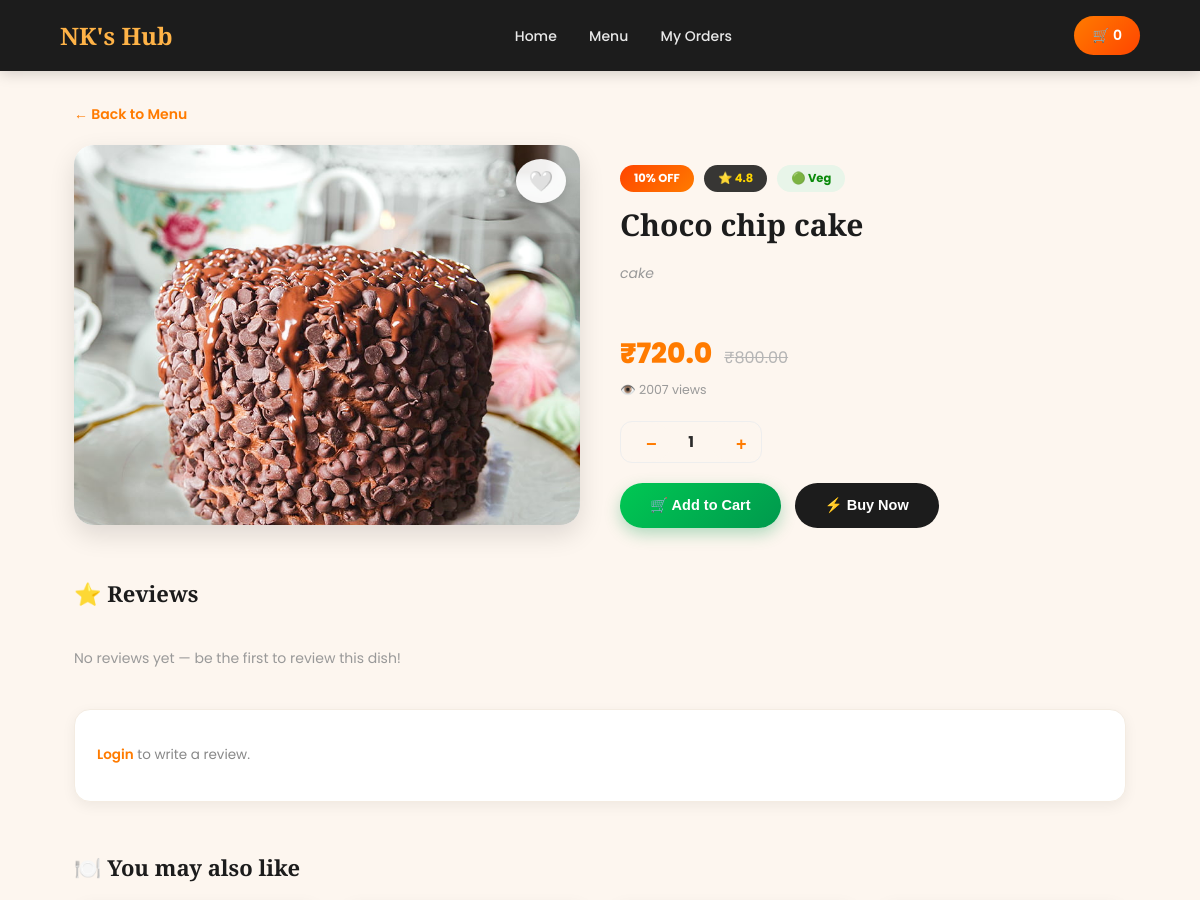
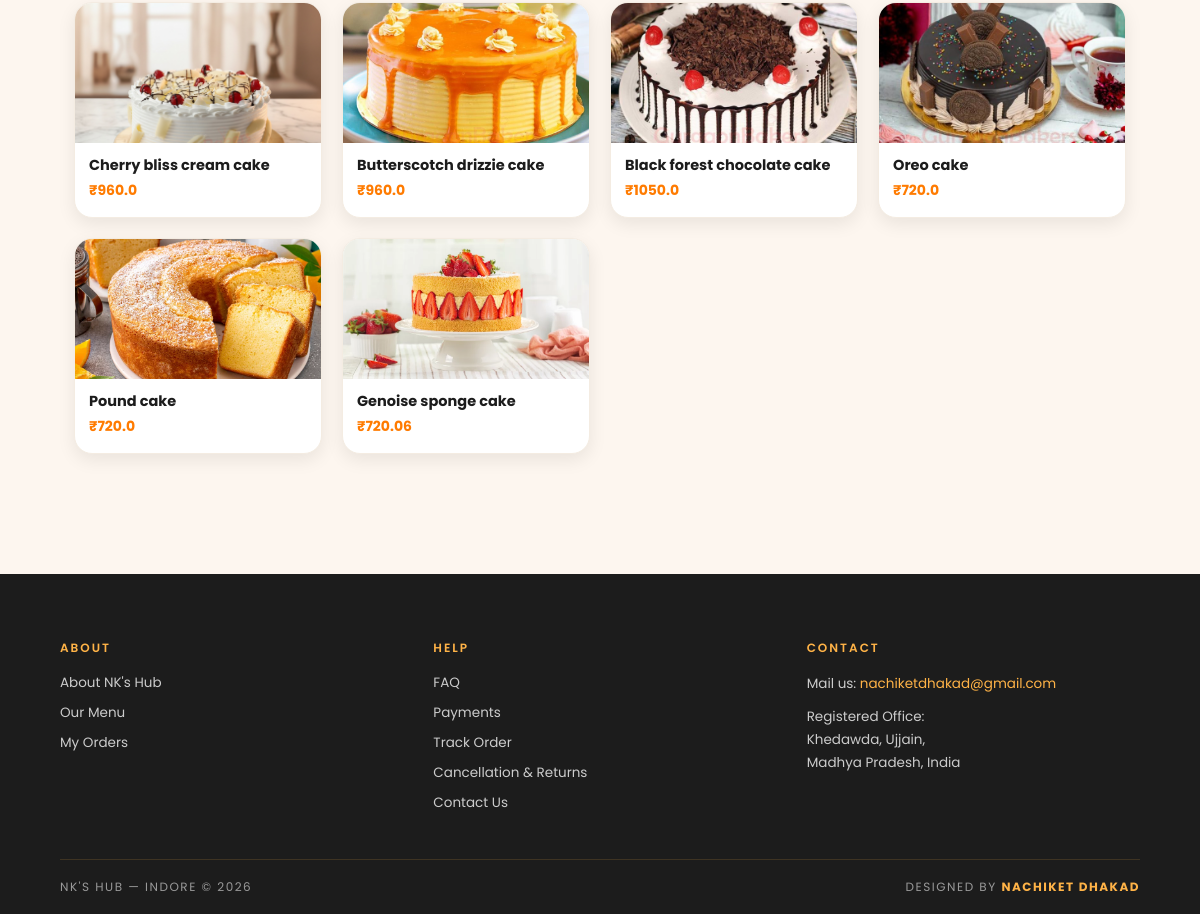
/food/2/, run on the app's committed database (2 pictures, top to bottom).
### food/models.py (models this page shows, shortened)
class FoodItem(models.Model):
    CATEGORY_CHOICES = [
    ('burger', 'Burgers'),
    ('pizza', 'Pizza'),
    ('chinese', 'Chinese'),
    ('drink', 'Drinks'),
    ('desserts', 'Desserts'),
    ('rajasthani', 'Rajasthani'),
    ('hot-drinks', 'Hot Drinks'),
    ('cake', 'Cake'),
    ('icecream','icecream'),
    ('sweets', 'Sweets'),
]
    name = models.CharField(max_length=100)
    description = models.TextField(blank=True, null=True)
    price = models.DecimalField(max_digits=6, decimal_places=2, default=0)
    image = models.ImageField(upload_to='food/', blank=True, null=True)
    category = models.CharField(
        max_length=30,
        choices=CATEGORY_CHOICES,
        blank=True,
        null=True,
    )
    preferences = models.ManyToManyField(Preference, blank=True, related_name='food_items')
    ...
    discount = models.PositiveIntegerField(default=0, help_text="Discount % (e.g. 20)")
    rating = models.DecimalField(max_digits=2, decimal_places=1, default=0.0, help_text="e.g. 4.3")
    views = models.PositiveIntegerField(default=0, help_text="Admin se manually bhi edit ho sakta hai")
    is_popular = models.BooleanField(default=False, help_text="Show in Popular Right Now section")
    def discounted_price(self):
        if self.discount:
            return round(float(self.price) * (100 - self.discount) / 100, 2)
        return self.price
    @property
    def is_nonveg(self):
        return self.preferences.filter(slug='nonveg').exists()

### food/views.py (the view, shortened to what this page needs)
# urls.py: path('food/<int:pk>/', views.food_detail, name='food_detail'),
def food_detail(request, pk):
    item = get_object_or_404(FoodItem, pk=pk)
    item.views += 1
    item.save(update_fields=['views'])
    reviews = item.reviews.all().order_by('-created_at')
    gallery_images = item.images.all()
    avg_rating = item.rating
    related_items = FoodItem.objects.filter(category=item.category).exclude(pk=item.pk)[:6]
    cart = request.session.get('cart', {})
    cart_count = sum(cart.values())
    user_fav_ids = []
    if request.user.is_authenticated:
        user_fav_ids = list(
            Favourite.objects.filter(user=request.user).values_list('food_item_id', flat=True)
        )
    return render(request, 'food/food_detail.html', {
        'item': item,
        'reviews': reviews,
        'gallery_images': gallery_images,
        'avg_rating': avg_rating,
        'related_items': related_items,
        'cart_count': cart_count,
        'user_fav_ids': user_fav_ids,
    })

### food/templates/food/food_detail.html (shortened to what this page needs)
{% load static %}
<!DOCTYPE html>
<html lang="en">
<head>
  <link rel="stylesheet" href="{% static 'food/style.css' %}">
</head>
<body>
  <header class="navbar">
    <a href="/" class="logo">NK's Hub</a>
    <nav>
      <a href="/">Home</a>
      <a href="/menu/">Menu</a>
      <a href="{% url 'my_orders' %}">My Orders</a>
    </nav>
    <a href="{% url 'cart' %}" class="cart-indicator">🛒 <span id="cart-count">{{ cart_count }}</span></a>
  </header>
  <div class="page-wrap">
    <a href="{% url 'menu' %}" class="back-link">&larr; Back to Menu</a>
    <div class="detail-grid">
      <div>
        <div class="gallery-main">
          {% if item.image %}
            <img id="main-img" src="{{ item.image.url }}" alt="{{ item.name }}">
          {% endif %}
          <button type="button"
                  id="favHeartBtn"
                  class="fav-heart-btn"
                  onclick="toggleFav({{ item.id }}, this)">
            <span id="favHeartIcon">{% if item.id in user_fav_ids %}❤️{% else %}🤍{% endif %}</span>
          </button>
        </div>
      </div>
      <div class="info-col">
        <div class="info-badges">
          {% if item.discount %}<span class="badge discount">{{ item.discount }}% OFF</span>{% endif %}
          {% if avg_rating %}<span class="badge rating">⭐ {{ avg_rating }}</span>{% endif %}
          {% if item.is_nonveg %}
            <span class="badge nonveg">🔴 Non-Veg</span>
          {% else %}
            <span class="badge veg">🟢 Veg</span>
          {% endif %}
        </div>
        <h1>{{ item.name }}</h1>
        <p class="tagline">{{ item.category }}</p>
        <div class="price-block">
          {% if item.discount %}
            <span class="now">₹{{ item.discounted_price }}</span>
            <span class="old">₹{{ item.price }}</span>
          {% else %}
            <span class="now">₹{{ item.price }}</span>
          {% endif %}
        </div>
        <div class="views-line">👁️ {{ item.views }} views</div>
        <div class="qty-row">
          <div class="qty-box">
            <button type="button" onclick="changeQty(-1)">−</button>
            <span id="qty-val">1</span>
            <button type="button" onclick="changeQty(1)">+</button>
          </div>
        </div>
        <div class="action-row">
          <button type="button" class="btn-add-cart" onclick="addToCartAjax({{ item.id }}, this)">🛒 Add to Cart</button>
          <form method="POST" action="{% url 'buy_now' item.id %}" style="margin:0;">
            <button type="submit" class="btn-buy-now">⚡ Buy Now</button>
          </form>
        </div>
      </div>
    </div>
    <h2 class="section-title">⭐ Reviews</h2>
    {% for r in reviews %}
      <div class="review-card">
        <div class="review-top">
          <span class="review-user">{{ r.user.username }}</span>
          <span class="review-rating">⭐ {{ r.rating }}/5</span>
        </div>
        <div class="review-comment">{{ r.comment }}</div>
      </div>
    {% empty %}
      <div class="no-reviews">No reviews yet — be the first to review this dish!</div>
    {% endfor %}
    <div class="review-form">
      {% if user.is_authenticated %}
        <form method="POST">
          {% csrf_token %}
          <select name="rating" required>
            <option value="">Select rating</option>
            <option value="5">⭐⭐⭐⭐⭐ Excellent</option>
            <option value="4">⭐⭐⭐⭐ Good</option>
            <option value="3">⭐⭐⭐ Average</option>
            <option value="2">⭐⭐ Poor</option>
            <option value="1">⭐ Terrible</option>
          </select>
          <textarea name="comment" placeholder="Share your experience..." required></textarea>
          <button type="submit" name="submit_review" value="1">Submit Review</button>
        </form>
      {% else %}
        <p class="login-to-review">
          <a href="{% url 'login' %}?next={{ request.path }}">Login</a> to write a review.
        </p>
      {% endif %}
    </div>
    {% if related_items %}
    <h2 class="section-title">🍽️ You may also like</h2>
    <div class="related-grid">
      {% for rel in related_items %}
        <a href="{% url 'food_detail' rel.id %}" class="related-card">
          {% if rel.image %}<img src="{{ rel.image.url }}" alt="{{ rel.name }}">{% endif %}
          <div class="rc-body">
            <h4>{{ rel.name }}</h4>
            <div class="rc-price">₹{{ rel.discounted_price }}</div>
          </div>
        </a>
      {% endfor %}
    </div>
    {% endif %}
  </div>
  <footer class="site-footer">
    <div class="footer-top">
      <div class="footer-col">
        <h4>About</h4>
        <a href="/about/">About NK's Hub</a>
        <a href="/menu/">Our Menu</a>
        <a href="{% url 'my_orders' %}">My Orders</a>
      </div>
      <div class="footer-col" id="help">
        <h4>Help</h4>
        <a href="{% url 'help' %}">FAQ</a>
        <a href="/about/">Payments</a>
        <a href="{% url 'my_orders' %}">Track Order</a>
        <a href="{% url 'cart' %}">Cancellation & Returns</a>
        <a href="mailto:nachiketdhakad@gmail.com">Contact Us</a>
      </div>
      <div class="footer-col">
        <h4>Contact</h4>
        <p>Mail us: <a href="mailto:nachiketdhakad@gmail.com">nachiketdhakad@gmail.com</a></p>
        <p>Registered Office:<br>Khedawda, Ujjain,<br>Madhya Pradesh, India</p>
      </div>
    </div>
    <div class="footer-bottom">
      <p>NK's Hub — Indore © 2026</p>
      <p class="footer-credit">Designed by <strong>Nachiket Dhakad</strong></p>
    </div>
  </footer>
</body>
</html>

### staticfiles/food/style.css (style rules this page uses)
.tagline { font-size: 20px; color: white; margin-top: 10px; font-style: italic; }
body { margin: 0; font-family: 'Poppins', sans-serif; background: linear-gradient(135deg, #ff7f50, #ffb347, #ffe5b4); color: #333; }
header { background: rgba(255,255,255,0.8); padding: 15px 30px; display: flex; justify-content: space-between; align-items: center; position: sticky; top: 0; }
.logo { font-size: 1.8rem; font-weight: bold; color: #ff4500; }
nav a { margin: 0 15px; text-decoration: none; color: #ff4500; font-weight: bold; transition: color 0.3s, transform 0.3s; }
button { background: #ff914d; border: none; padding: 12px 25px; border-radius: 25px; cursor: pointer; font-weight: bold; color: #fff; transition: transform 0.2s, background 0.3s; }
.badge { display: inline-block; margin-top: 20px; background: #ff4500; color: #fff; padding: 10px 20px; border-radius: 50%; font-weight: bold; }
.navbar { background: #f05f33; color: white; padding: 15px; display: flex; justify-content: space-between; align-items: center; }
.navbar nav a { margin: 0 10px; text-decoration: none; color: white; font-weight: bold; }

### data on the page
FoodItem: image (picture), discount "10", rating "4.8", name "Choco chip cake", category "cake", discounted_price "720.0", price "800.00", views "2007"
FoodItem: image (picture), name "Cherry bliss cream cake", discounted_price "960.0"
FoodItem: image (picture), name "Butterscotch drizzie cake", discounted_price "960.0"
FoodItem: image (picture), name "Black forest chocolate cake", discounted_price "1050.0"
FoodItem: image (picture), name "Oreo cake", discounted_price "720.0"
FoodItem: image (picture), name "Pound cake", discounted_price "720.0"
FoodItem: image (picture), name "Genoise sponge cake", discounted_price "720.06"

### other printed values
{{ cart_count }} "0"
